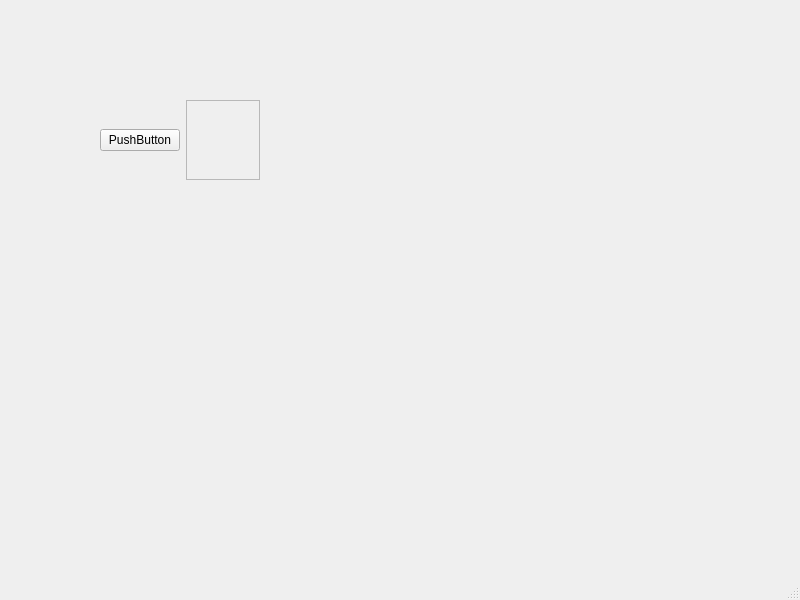
<?xml version="1.0" encoding="UTF-8"?>
<ui version="4.0">
 <class>MainWindow</class>
 <widget class="QMainWindow" name="MainWindow">
  <property name="geometry">
   <rect>
    <x>0</x>
    <y>0</y>
    <width>800</width>
    <height>600</height>
   </rect>
  </property>
  <property name="windowTitle">
   <string>MainWindow</string>
  </property>
  <widget class="QWidget" name="centralwidget">
   <property name="sizePolicy">
    <sizepolicy hsizetype="Expanding" vsizetype="Expanding">
     <horstretch>0</horstretch>
     <verstretch>0</verstretch>
    </sizepolicy>
   </property>
   <widget class="QWidget" name="horizontalLayoutWidget">
    <property name="geometry">
     <rect>
      <x>100</x>
      <y>100</y>
      <width>160</width>
      <height>80</height>
     </rect>
    </property>
    <layout class="QHBoxLayout" name="horizontalLayout">
     <item>
      <layout class="QVBoxLayout" name="verticalLayout">
       <item>
        <widget class="QPushButton" name="pushButton">
         <property name="text">
          <string>PushButton</string>
         </property>
        </widget>
       </item>
      </layout>
     </item>
     <item>
      <widget class="QFrame" name="frame">
       <property name="frameShape">
        <enum>QFrame::StyledPanel</enum>
       </property>
       <property name="frameShadow">
        <enum>QFrame::Raised</enum>
       </property>
      </widget>
     </item>
    </layout>
   </widget>
  </widget>
  <widget class="QMenuBar" name="menubar">
   <property name="geometry">
    <rect>
     <x>0</x>
     <y>0</y>
     <width>800</width>
     <height>23</height>
    </rect>
   </property>
  </widget>
  <widget class="QStatusBar" name="statusbar"/>
 </widget>
 <resources/>
 <connections/>
</ui>
